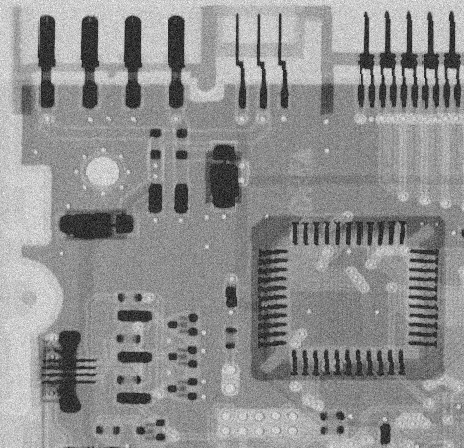
#> input picture task2/Images/cb1.tif, 464 x 448 px, found by its file name
$ python Assignment_2.py
#> lines starting #> are read from the running program, lines starting #| are printed output that depends on the picture
import cv2
import matplotlib.pyplot as plt
import os
import numpy as np
# Q2. Remove the noise from four images (a) “cb1.tif”, (b) “cb2.tif”, (c) “cb3.tif”, (d) “cb4.tif”. What was the most effective method to remove noise from each image? Compare the results and explain it.

# Read a image
if os.path.isdir('Assignment2') == False :
    os.makedirs('Assignment2')

cb1 = cv2.imread('Images\\cb1.tif')
#> cb1 is the input picture: shape (448, 464, 3); min 0, max 255, mean 143.8
cb2 = cv2.imread('Images\\cb2.tif')
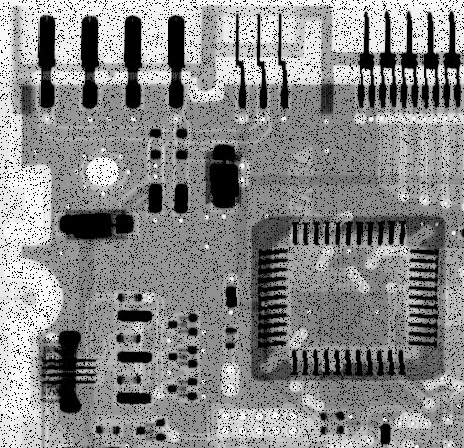
#> input picture task2/Images/cb2.tif, 464 x 448 px, found by its file name
#> cb2 is the input picture: shape (448, 464, 3); min 0, max 255, mean 135.8
cb3 = cv2.imread('Images\\cb3.tif')
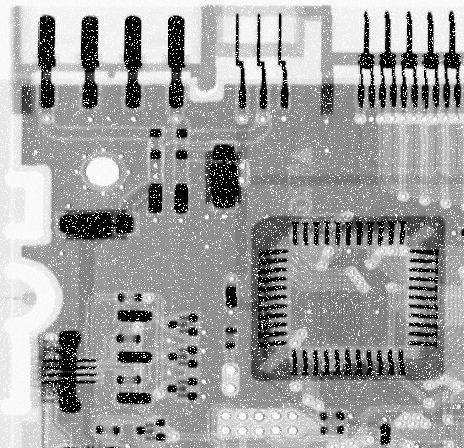
#> input picture task2/Images/cb3.tif, 464 x 448 px, found by its file name
#> cb3 is the input picture: shape (448, 464, 3); min 0, max 255, mean 161.1
cb4 = cv2.imread('Images\\cb4.tif')
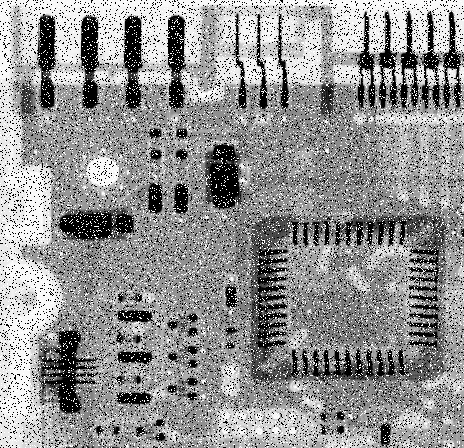
#> input picture task2/Images/cb4.tif, 464 x 448 px, found by its file name
#> cb4 is the input picture: shape (448, 464, 3); min 0, max 255, mean 146.2

cv2.imwrite('Assignment2\\cb1.png',cb1)
cv2.imwrite('Assignment2\\cb2.png',cb2)
cv2.imwrite('Assignment2\\cb3.png',cb3)
cv2.imwrite('Assignment2\\cb4.png',cb4)

# To Check a distribution of intensity
plt.clf()
hist_cb1 = cv2.calcHist([cb1], [0], None, [256], [0, 256])
#> hist_cb1 = 256 values, max 3015 at index 144, min 0 at index 1, mean 812
plt.plot(hist_cb1)
plt.xlim([0,256])
plt.savefig('Assignment2\\hist_cb1.png')
#> figure, not shown here; curve peaks at x = 144, y = 3015

# Make a Blured Image
cb1_G = cv2.GaussianBlur(cb1, (3,3), 0)
cb1_M = cv2.medianBlur(cb1, 3)
cb1_M5 = cv2.medianBlur(cb1, 5)
cb1_MM = cv2.medianBlur(cb1_M, 3)

cb1_concat1 = np.concatenate((cb1, cb1_G, cb1_M5), axis=1)
cb1_concat2 = np.concatenate((cb1_M, cb1_MM, cb1_M5), axis=1)
cb1_result = np.concatenate((cb1, cb1_MM), axis=1)
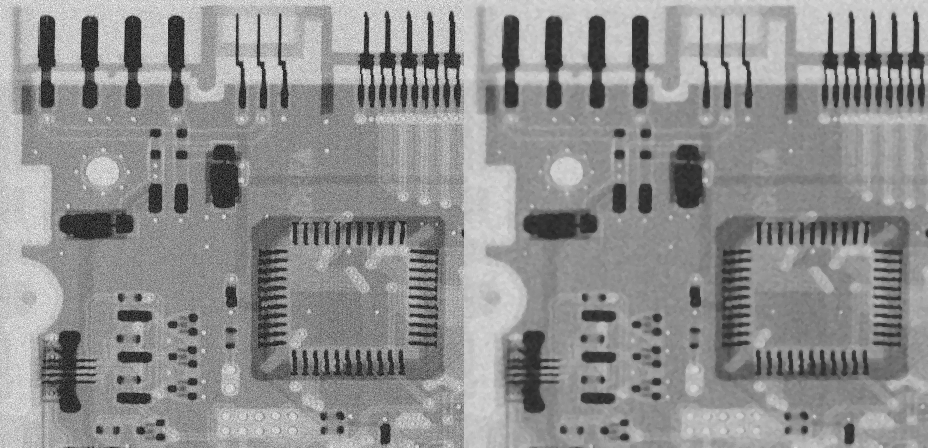
#> cb1_result: shape (448, 928, 3); min 0, max 255, mean 143.8

cv2.imwrite('Assignment2\\cb1_concat_OGM.png', cb1_concat1)
cv2.imwrite('Assignment2\\cb1_concat_M.png', cb1_concat2)
cv2.imwrite('Assignment2\\cb1_result.png', cb1_result)

# Graph a intensity histogram(after blurring)
plt.clf()
hist_cb1_result = cv2.calcHist([cb1_result], [0], None, [256], [0, 256])
#> hist_cb1_result = 256 values, max 8172 at index 141, min 0 at index 1, mean 1624
plt.plot(hist_cb1_result)
plt.xlim([0,256])
plt.savefig('Assignment2\\hist_cb1_result.png')
#> figure, not shown here; curve peaks at x = 141, y = 8172

# To Check a distribution of intensity
plt.clf()
hist_cb2 = cv2.calcHist([cb2], [0], None, [256], [0, 256])
#> hist_cb2 = 256 values, max 32580 at index 0, min 40 at index 254, mean 812
plt.plot(hist_cb2)
plt.xlim([0,256])
plt.savefig('Assignment2\\hist_cb2.png')
#> figure, not shown here; curve peaks at x = 0, y = 32580

# Make a Blured Image
cb2_G = cv2.GaussianBlur(cb2, (5,5), 0)
cb2_M = cv2.medianBlur(cb2, 3)
cb2_M5 = cv2.medianBlur(cb2, 5)
cb2_MM = cv2.medianBlur(cb2_M, 3)
cb2_concat1 = np.concatenate((cb2, cb2_G, cb2_M5), axis=1)
cb2_concat2 = np.concatenate((cb2_M, cb2_MM, cb2_M5), axis=1)
cb2_result = np.concatenate((cb2, cb2_MM), axis=1)
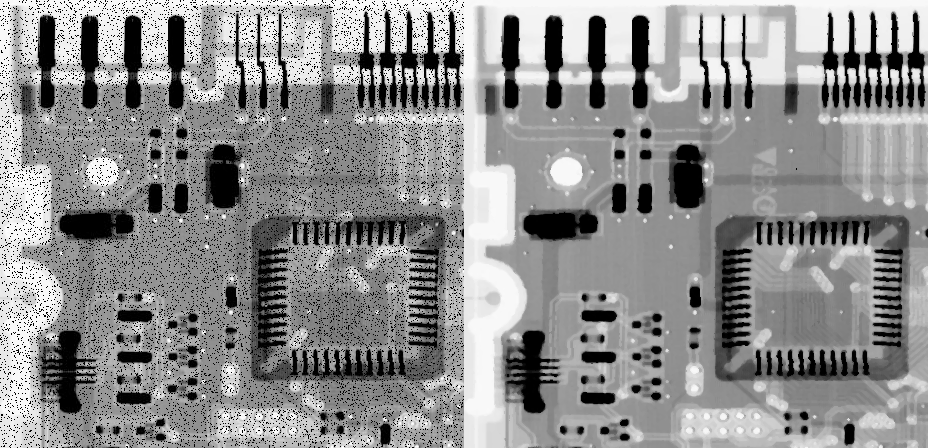
#> cb2_result: shape (448, 928, 3); min 0, max 255, mean 142.4

cv2.imwrite('Assignment2\\cb2_concat_OGM.png', cb2_concat1)
cv2.imwrite('Assignment2\\cb2_concat_M.png', cb2_concat2)
cv2.imwrite('Assignment2\\cb2_result.png', cb2_result)

# Graph a intensity histogram(after blurring)
plt.clf()
hist_cb2_result = cv2.calcHist([cb2_result], [0], None, [256], [0, 256])
#> hist_cb2_result = 256 values, max 45301 at index 0, min 40 at index 254, mean 1624
plt.plot(hist_cb2_result)
plt.xlim([0,256])
plt.savefig('Assignment2\\hist_cb2_result.png')
#> figure, not shown here; curve peaks at x = 0, y = 45301

# To Check a distribution of intensity
plt.clf()
hist_cb3 = cv2.calcHist([cb3], [0], None, [256], [0, 256])
#> hist_cb3 = 256 values, max 20931 at index 255, min 38 at index 254, mean 812
plt.plot(hist_cb3)
plt.xlim([0,256])
plt.savefig('Assignment2\\hist_cb3.png')
#> figure, not shown here; curve peaks at x = 255, y = 20931

# Make a Blured Image
cb3_G = cv2.GaussianBlur(cb3, (5,5), 0)
cb3_M = cv2.medianBlur(cb3, 3)
cb3_M5 = cv2.medianBlur(cb3, 5)
cb3_MM = cv2.medianBlur(cb3_M, 3)
cb3_concat1 = np.concatenate((cb3, cb3_G, cb3_M5), axis=1)
cb3_concat2 = np.concatenate((cb3_M, cb3_MM, cb3_M5), axis=1)
cb3_result = np.concatenate((cb3, cb3_MM), axis=1)

cv2.imwrite('Assignment2\\cb3_concat_OGM.png', cb3_concat1)
cv2.imwrite('Assignment2\\cb3_concat_M.png', cb3_concat2)
cv2.imwrite('Assignment2\\cb3_result.png', cb3_result)

# Graph a intensity histogram(after blurring)
plt.clf()
hist_cb3_result = cv2.calcHist([cb3_result], [0], None, [256], [0, 256])
#> hist_cb3_result = 256 values, max 20935 at index 255, min 38 at index 254, mean 1624
plt.plot(hist_cb3_result)
plt.xlim([0,256])
plt.savefig('Assignment2\\hist_cb3_result.png')
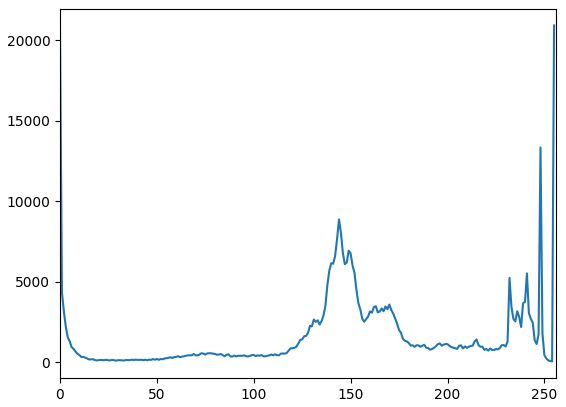
#> figure drawn by matplotlib, 1 panel; curve peaks at x = 255, y = 20935

# To Check a distribution of intensity
plt.clf()
hist_cb4 = cv2.calcHist([cb4], [0], None, [256], [0, 256])
#> hist_cb4 = 256 values, max 31231 at index 0, min 30 at index 254, mean 812
plt.plot(hist_cb4)
plt.xlim([0,256])
plt.savefig('Assignment2\\hist_cb4.png')
#> figure, not shown here; curve peaks at x = 0, y = 31231

# Make a Blured Image
cb4_G = cv2.GaussianBlur(cb4, (5,5), 0)
cb4_M = cv2.medianBlur(cb4, 3)
cb4_M5 = cv2.medianBlur(cb4, 5)
cb4_MM = cv2.medianBlur(cb4_M, 3)
cb4_concat1 = np.concatenate((cb4, cb4_G, cb4_M5), axis=1)
cb4_concat2 = np.concatenate((cb4_M, cb4_MM, cb4_M5), axis=1)
cb4_result = np.concatenate((cb4, cb4_MM), axis=1)
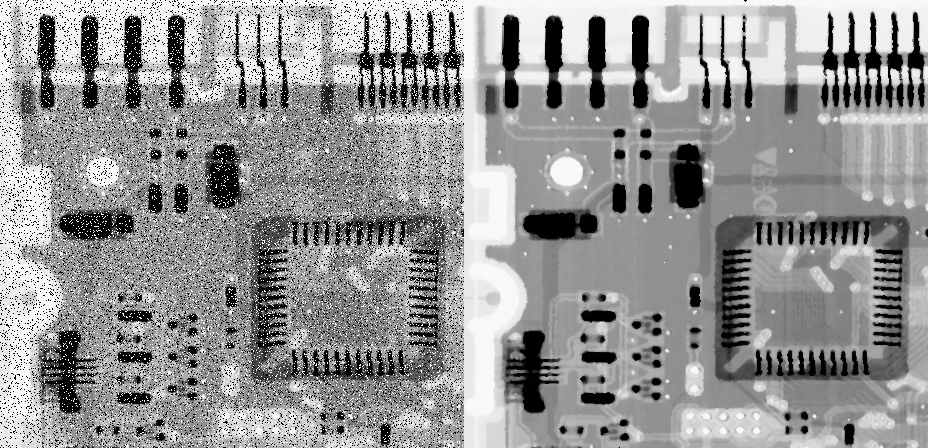
#> cb4_result: shape (448, 928, 3); min 0, max 255, mean 148.5

cv2.imwrite('Assignment2\\cb4_concat_OGM.png', cb4_concat1)
cv2.imwrite('Assignment2\\cb4_concat_M.png', cb4_concat2)
cv2.imwrite('Assignment2\\cb4_result.png', cb4_result)

# Graph a intensity histogram(after blurring)
plt.clf()
hist_cb4_result = cv2.calcHist([cb4_result], [0], None, [256], [0, 256])
#> hist_cb4_result = 256 values, max 41902 at index 0, min 30 at index 254, mean 1624
plt.plot(hist_cb4_result)
plt.xlim([0,256])
plt.savefig('Assignment2\\hist_cb4_result.png')
#> figure, not shown here; curve peaks at x = 0, y = 41902
